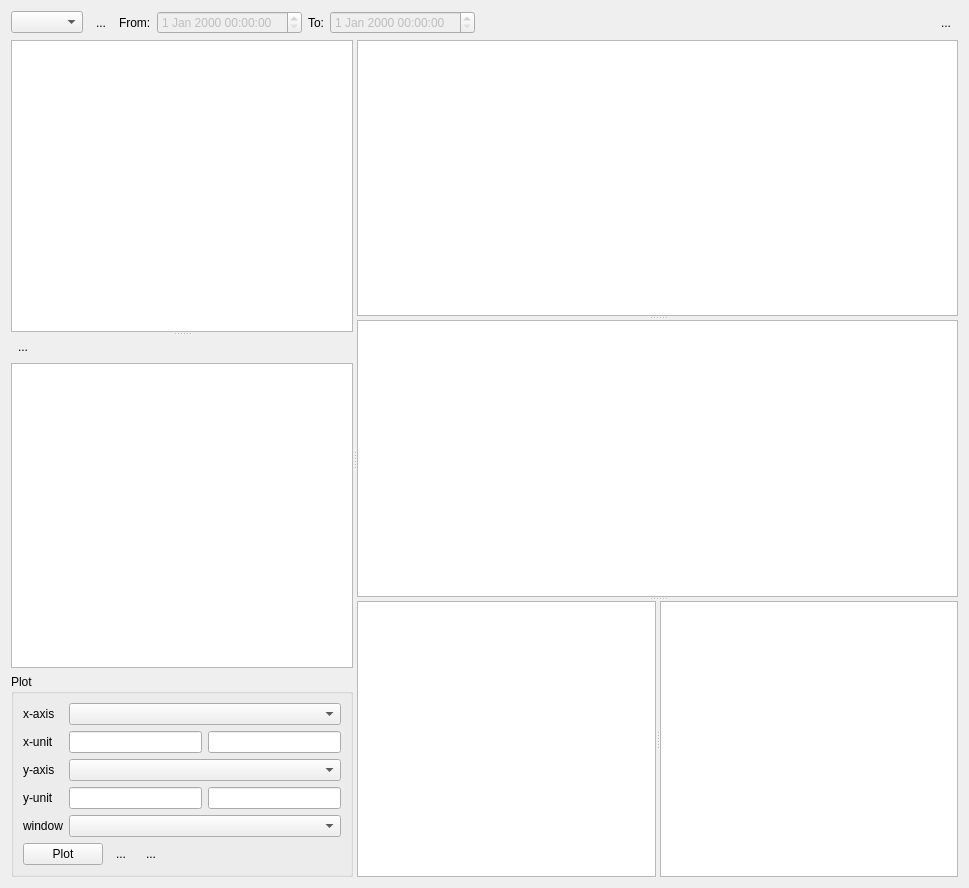
<?xml version="1.0" encoding="UTF-8"?>
<ui version="4.0">
 <class>Form</class>
 <widget class="QWidget" name="Form">
  <property name="geometry">
   <rect>
    <x>0</x>
    <y>0</y>
    <width>969</width>
    <height>888</height>
   </rect>
  </property>
  <property name="windowTitle">
   <string>Form</string>
  </property>
  <layout class="QVBoxLayout" name="verticalLayout_2">
   <item>
    <layout class="QHBoxLayout" name="horizontalLayout">
     <item>
      <widget class="QComboBox" name="timespanComboBox"/>
     </item>
     <item>
      <widget class="QToolButton" name="refreshButton">
       <property name="text">
        <string>...</string>
       </property>
       <property name="icon">
        <iconset resource="Experiment.qrc">
         <normaloff>:/openicon/icons/view-refresh-7.png</normaloff>:/openicon/icons/view-refresh-7.png</iconset>
       </property>
       <property name="autoRaise">
        <bool>true</bool>
       </property>
      </widget>
     </item>
     <item>
      <widget class="QLabel" name="fromLabel">
       <property name="enabled">
        <bool>true</bool>
       </property>
       <property name="text">
        <string>From:</string>
       </property>
      </widget>
     </item>
     <item>
      <widget class="QDateTimeEdit" name="fromDateTimeEdit">
       <property name="enabled">
        <bool>false</bool>
       </property>
      </widget>
     </item>
     <item>
      <widget class="QLabel" name="toLabel">
       <property name="enabled">
        <bool>true</bool>
       </property>
       <property name="text">
        <string>To:</string>
       </property>
      </widget>
     </item>
     <item>
      <widget class="QDateTimeEdit" name="toDateTimeEdit">
       <property name="enabled">
        <bool>false</bool>
       </property>
      </widget>
     </item>
     <item>
      <spacer name="horizontalSpacer">
       <property name="orientation">
        <enum>Qt::Horizontal</enum>
       </property>
       <property name="sizeHint" stdset="0">
        <size>
         <width>40</width>
         <height>20</height>
        </size>
       </property>
      </spacer>
     </item>
     <item>
      <widget class="QToolButton" name="filterButton">
       <property name="text">
        <string>...</string>
       </property>
       <property name="icon">
        <iconset resource="Experiment.qrc">
         <normaloff>:/kde/icons/view-filter.png</normaloff>:/kde/icons/view-filter.png</iconset>
       </property>
       <property name="autoRaise">
        <bool>true</bool>
       </property>
      </widget>
     </item>
    </layout>
   </item>
   <item>
    <widget class="QSplitter" name="splitterHorizontal">
     <property name="orientation">
      <enum>Qt::Horizontal</enum>
     </property>
     <widget class="QWidget" name="layoutWidget">
      <layout class="QVBoxLayout" name="verticalLayout">
       <item>
        <widget class="QSplitter" name="splitterLeftVertical">
         <property name="orientation">
          <enum>Qt::Vertical</enum>
         </property>
         <widget class="QTableView" name="studyTableView"/>
         <widget class="QWidget" name="layoutWidget_2">
          <layout class="QVBoxLayout" name="verticalLayout_3">
           <item>
            <layout class="QHBoxLayout" name="horizontalLayout_3">
             <item>
              <widget class="QToolButton" name="scanNameFilterButton">
               <property name="text">
                <string>...</string>
               </property>
               <property name="icon">
                <iconset resource="Experiment.qrc">
                 <normaloff>:/kde/icons/view-filter.png</normaloff>:/kde/icons/view-filter.png</iconset>
               </property>
               <property name="checkable">
                <bool>true</bool>
               </property>
               <property name="autoRaise">
                <bool>true</bool>
               </property>
              </widget>
             </item>
             <item>
              <spacer name="horizontalSpacer_3">
               <property name="orientation">
                <enum>Qt::Horizontal</enum>
               </property>
               <property name="sizeHint" stdset="0">
                <size>
                 <width>40</width>
                 <height>20</height>
                </size>
               </property>
              </spacer>
             </item>
            </layout>
           </item>
           <item>
            <widget class="QTableView" name="scanNameTableView"/>
           </item>
          </layout>
         </widget>
        </widget>
       </item>
       <item>
        <widget class="QGroupBox" name="groupBox">
         <property name="title">
          <string>Plot</string>
         </property>
         <layout class="QGridLayout" name="gridLayout">
          <item row="3" column="0">
           <widget class="QLabel" name="label_2">
            <property name="text">
             <string>y-axis</string>
            </property>
           </widget>
          </item>
          <item row="8" column="0" colspan="3">
           <layout class="QHBoxLayout" name="horizontalLayout_2">
            <item>
             <widget class="QPushButton" name="plotButton">
              <property name="text">
               <string>Plot</string>
              </property>
             </widget>
            </item>
            <item>
             <widget class="QToolButton" name="updatePlotButton">
              <property name="toolTip">
               <string>Update current</string>
              </property>
              <property name="text">
               <string>...</string>
              </property>
              <property name="icon">
               <iconset resource="Experiment.qrc">
                <normaloff>:/openicon/icons/view-refresh-7.png</normaloff>:/openicon/icons/view-refresh-7.png</iconset>
              </property>
              <property name="autoRaise">
               <bool>true</bool>
              </property>
             </widget>
            </item>
            <item>
             <widget class="QToolButton" name="updateAllPlotsButton">
              <property name="toolTip">
               <string>Update all</string>
              </property>
              <property name="text">
               <string>...</string>
              </property>
              <property name="icon">
               <iconset resource="Experiment.qrc">
                <normaloff>:/openicon/icons/view-refresh-7.png</normaloff>:/openicon/icons/view-refresh-7.png</iconset>
              </property>
              <property name="autoRaise">
               <bool>true</bool>
              </property>
             </widget>
            </item>
            <item>
             <spacer name="horizontalSpacer_2">
              <property name="orientation">
               <enum>Qt::Horizontal</enum>
              </property>
              <property name="sizeHint" stdset="0">
               <size>
                <width>40</width>
                <height>20</height>
               </size>
              </property>
             </spacer>
            </item>
           </layout>
          </item>
          <item row="5" column="0">
           <widget class="QLabel" name="label_3">
            <property name="text">
             <string>window</string>
            </property>
           </widget>
          </item>
          <item row="2" column="2">
           <widget class="QLineEdit" name="xUnitEdit">
            <property name="toolTip">
             <string>xUnit</string>
            </property>
           </widget>
          </item>
          <item row="1" column="0">
           <widget class="QLabel" name="label">
            <property name="text">
             <string>x-axis</string>
            </property>
           </widget>
          </item>
          <item row="4" column="2">
           <widget class="QLineEdit" name="yUnitEdit">
            <property name="toolTip">
             <string>y Unit</string>
            </property>
           </widget>
          </item>
          <item row="2" column="0">
           <widget class="QLabel" name="label_4">
            <property name="text">
             <string>x-unit</string>
            </property>
           </widget>
          </item>
          <item row="4" column="0">
           <widget class="QLabel" name="label_5">
            <property name="text">
             <string>y-unit</string>
            </property>
           </widget>
          </item>
          <item row="2" column="1">
           <widget class="QLineEdit" name="xExpressionEdit">
            <property name="toolTip">
             <string>Expression for x value, use x for x-value</string>
            </property>
           </widget>
          </item>
          <item row="4" column="1">
           <widget class="QLineEdit" name="yExpressionEdit">
            <property name="toolTip">
             <string>Expression use y for value</string>
            </property>
           </widget>
          </item>
          <item row="1" column="1" colspan="2">
           <widget class="QComboBox" name="xComboBox">
            <property name="sizePolicy">
             <sizepolicy hsizetype="Preferred" vsizetype="Fixed">
              <horstretch>1</horstretch>
              <verstretch>0</verstretch>
             </sizepolicy>
            </property>
           </widget>
          </item>
          <item row="3" column="1" colspan="2">
           <widget class="QComboBox" name="yComboBox"/>
          </item>
          <item row="5" column="1" colspan="2">
           <widget class="QComboBox" name="windowComboBox"/>
          </item>
         </layout>
        </widget>
       </item>
      </layout>
     </widget>
     <widget class="QSplitter" name="splitterVertical">
      <property name="orientation">
       <enum>Qt::Vertical</enum>
      </property>
      <widget class="QTableView" name="measurementTableView"/>
      <widget class="PlainTextEdit" name="plainTextEdit"/>
      <widget class="QSplitter" name="splitterHorizontalParam">
       <property name="orientation">
        <enum>Qt::Horizontal</enum>
       </property>
       <widget class="QTableView" name="parameterTableView"/>
       <widget class="QTableView" name="resultTableView"/>
      </widget>
     </widget>
    </widget>
   </item>
  </layout>
 </widget>
 <customwidgets>
  <customwidget>
   <class>PlainTextEdit</class>
   <extends>QPlainTextEdit</extends>
   <header>gui.MeasurementLogUi.PlainTextEdit</header>
  </customwidget>
 </customwidgets>
 <resources>
  <include location="Experiment.qrc"/>
 </resources>
 <connections/>
</ui>
